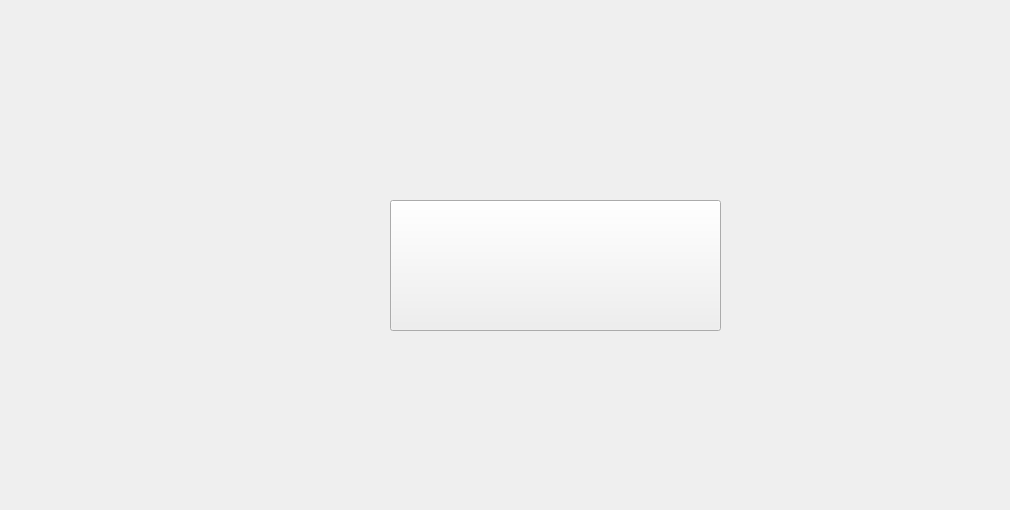
    <widget class="QWidget" name="Menu_Principal">
     <widget class="QPushButton" name="pushButton_MaintenanceIN">
      <property name="geometry">
       <rect>
        <x>670</x>
        <y>390</y>
        <width>331</width>
        <height>111</height>
       </rect>
      </property>
      <property name="autoFillBackground">
       <bool>false</bool>
      </property>
      <property name="styleSheet">
       <string notr="true">#pushButton_MaintenanceIN {
background-color: transparent;
border-image: url(:M.Maintenance.png);
background: none;
border: none;
background-repeat: none;
}
</string>
      </property>
      <property name="text">
       <string/>
      </property>
     </widget>
     <widget class="QPushButton" name="pushButton_Environnement">
      <property name="geometry">
       <rect>
        <x>100</x>
        <y>80</y>
        <width>331</width>
        <height>111</height>
       </rect>
      </property>
      <property name="autoFillBackground">
       <bool>false</bool>
      </property>
      <property name="styleSheet">
       <string notr="true">#pushButton_Environnement{
background-color: transparent;
border-image: url(:M.Environnement.png);
background: none;
border: none;
background-repeat: none;
}
</string>
      </property>
      <property name="text">
       <string/>
      </property>
     </widget>
     <widget class="QPushButton" name="pushButton_RessourcesHumaine">
      <property name="geometry">
       <rect>
        <x>670</x>
        <y>80</y>
        <width>331</width>
        <height>111</height>
       </rect>
      </property>
      <property name="autoFillBackground">
       <bool>false</bool>
      </property>
      <property name="styleSheet">
       <string notr="true">#pushButton_RessourcesHumaine {
background-color: transparent;
border-image: url(:M.RessourcesH.png);
background: none;
border: none;
background-repeat: none;
}

</string>
      </property>
      <property name="text">
       <string/>
      </property>
     </widget>
     <widget class="QPushButton" name="pushButton_Communication">
      <property name="geometry">
       <rect>
        <x>100</x>
        <y>390</y>
        <width>331</width>
        <height>111</height>
       </rect>
      </property>
      <property name="autoFillBackground">
       <bool>false</bool>
      </property>
      <property name="styleSheet">
       <string notr="true">#pushButton_Communication{
background-color: transparent;
border-image: url(:M.Communication.png);
background: none;
border: none;
background-repeat: none;
}


</string>
      </property>
      <property name="text">
       <string/>
      </property>
     </widget>
     <widget class="QPushButton" name="pushButton_RessourcesHumaine_2">
      <property name="geometry">
       <rect>
        <x>390</x>
        <y>200</y>
        <width>331</width>
        <height>131</height>
       </rect>
      </property>
      <property name="autoFillBackground">
       <bool>false</bool>
      </property>
      <property name="styleSheet">
       <string notr="true">#pushButton_RessourcesHumain_2{
background-color: transparent;
border-image: url(:M.RessourcesH.png);
background: none;
border: none;
background-repeat: none;
}

</string>
      </property>
      <property name="text">
       <string/>
      </property>
     </widget>
    </widget>
